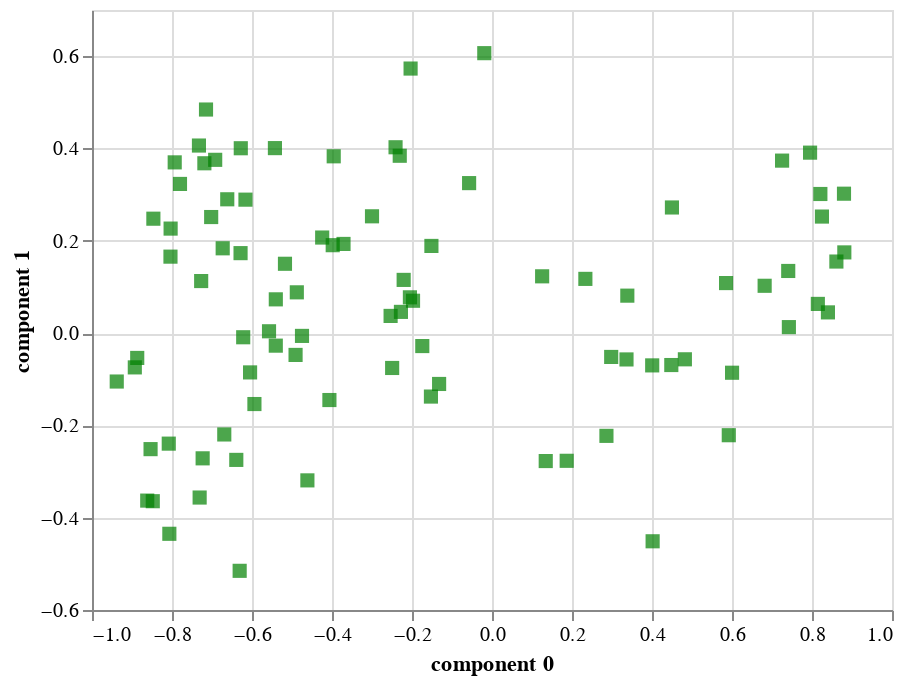

Notebook cell for this chart:
### Markdown cell above
The row and column coordinates be visualized together with a scatter chart.

### Code cell
import matplotlib.pyplot as plt

pca.plot(
    d,
    x_component=0,
    y_component=1,
    color_by="Country",
    show_rows=False,
    show_columns=True
)

### Figure 1 — Vega-Lite specification as saved in the notebook (floating-point values rounded to 4 significant figures)
{"config": {"view": {"continuousWidth": 400, "continuousHeight": 300}}, "layer": [{"mark": {"type": "square", "color": "green", "size": 50}, "encoding": {"tooltip": [{"field": "variable", "type": "nominal"}], "x": {"field": "component 0", "scale": {"zero": false}, "type": "quantitative"}, "y": {"field": "component 1", "scale": {"zero": false}, "type": "quantitative"}}, "selection": {"selector001": {"type": "interval", "bind": "scales", "encodings": ["x", "y"]}}}], "data": {"name": "data-92a06a1ebdd45c660f9fc7ce672cf5a8"}, "$schema": "https://vega.github.io/schema/vega-lite/v4.17.0.json", "datasets": {"data-92a06a1ebdd45c660f9fc7ce672cf5a8": [{"variable": "sdg1_wpc", "component 0": 0.7252, "component 1": 0.3737, "component 2": 0.09193, "component 3": 0.2221, "component 4": -0.1606}, {"variable": "sdg1_320pov", "component 0": 0.8209, "component 1": 0.3014, "component 2": 0.09436, "component 3": 0.1399, "component 4": -0.1185}, {"variable": "sdg2_undernsh", "component 0": 0.6816, "component 1": 0.1025, "component 2": 0.01231, "component 3": 0.09338, "component 4": -0.08401}, {"variable": "sdg2_stunting", "component 0": 0.8399, "component 1": 0.04483, "component 2": 0.02599, "component 3": -0.07586, "component 4": -0.01257}, {"variable": "sdg2_wasting", "component 0": 0.6001, "component 1": -0.08593, "component 2": 0.1794, "component 3": -0.2949, "component 4": -0.03373}, {"variable": "sdg2_obesity", "component 0": -0.4615, "component 1": -0.3191, "component 2": 0.103, "component 3": 0.2236, "component 4": -0.263}, {"variable": "sdg2_trophic", "component 0": -0.488, "component 1": 0.08828, "component 2": -0.05666, "component 3": 0.2233, "component 4": -0.1297}, {"variable": "sdg2_crlyld", "component 0": -0.475, "component 1": -0.006115, "component 2": 0.2369, "component 3": -0.08898, "component 4": -0.1197}, {"variable": "sdg2_snmi", "component 0": 0.2861, "component 1": -0.2227, "component 2": 0.2806, "component 3": 0.3158, "component 4": -0.182}, {"variable": "sdg3_matmort", "component 0": 0.7952, "component 1": 0.3909, "component 2": 0.08372, "component 3": -0.01785, "component 4": -0.03964}, {"variable": "sdg3_neonat", "component 0": 0.8808, "component 1": 0.1748, "component 2": 0.06064, "component 3": 0.01618, "component 4": -0.04755}, {"variable": "sdg3_u5mort", "component 0": 0.88, "component 1": 0.302, "component 2": 0.06932, "component 3": -0.00413, "component 4": -0.07813}, {"variable": "sdg3_tb", "component 0": 0.5852, "component 1": 0.1083, "component 2": -0.01724, "component 3": 0.2544, "component 4": -0.1074}, {"variable": "sdg3_hiv", "component 0": 0.1253, "component 1": 0.123, "component 2": -0.006988, "component 3": 0.6083, "component 4": -0.2216}, {"variable": "sdg3_ncds", "component 0": 0.592, "component 1": -0.2213, "component 2": 0.1351, "component 3": 0.1509, "component 4": -0.001005}, {"variable": "sdg3_pollmort", "component 0": 0.861, "component 1": 0.155, "component 2": 0.1192, "component 3": -0.1623, "component 4": 0.03128}, {"variable": "sdg3_traffic", "component 0": 0.7422, "component 1": 0.0129, "component 2": -0.005494, "component 3": 0.1553, "component 4": -0.01033}, {"variable": "sdg3_lifee", "component 0": -0.893, "component 1": -0.07434, "component 2": -0.1144, "component 3": -0.188, "component 4": 0.03859}, {"variable": "sdg3_fertility", "component 0": 0.8249, "component 1": 0.2524, "component 2": -0.04961, "component 3": 0.1801, "component 4": -0.03336}, {"variable": "sdg3_births", "component 0": -0.7309, "component 1": -0.3563, "component 2": -0.07566, "component 3": 0.1849, "component 4": -0.01033}, {"variable": "sdg3_vac", "component 0": -0.6048, "component 1": -0.08523, "component 2": -0.033, "component 3": -0.0411, "component 4": 0.09631}, {"variable": "sdg3_uhc", "component 0": -0.9381, "component 1": -0.105, "component 2": -0.1025, "component 3": 0.03583, "component 4": 0.02889}, {"variable": "sdg3_swb", "component 0": -0.8038, "component 1": 0.1656, "component 2": -0.007432, "component 3": 0.01702, "component 4": -0.01048}, {"variable": "sdg4_earlyedu", "component 0": -0.622, "component 1": -0.009037, "component 2": -0.09796, "component 3": 0.07667, "component 4": 0.1438}, {"variable": "sdg4_primary", "component 0": -0.5939, "component 1": -0.1537, "component 2": -0.1031, "component 3": 0.09731, "component 4": 0.1296}, {"variable": "sdg4_second", "component 0": -0.8081, "component 1": -0.2395, "component 2": 0.01053, "component 3": -0.007828, "component 4": 0.02187}, {"variable": "sdg4_literacy", "component 0": -0.6308, "component 1": -0.5151, "component 2": -0.1026, "component 3": 0.136, "component 4": 0.07445}, {"variable": "sdg5_familypl", "component 0": -0.5575, "component 1": 0.003905, "component 2": -0.2684, "component 3": 0.1882, "component 4": 0.0475}, {"variable": "sdg5_edat", "component 0": -0.6393, "component 1": -0.2748, "component 2": -0.001268, "component 3": 0.3357, "component 4": -0.09601}, {"variable": "sdg5_lfpr", "component 0": -0.01929, "component 1": 0.6065, "component 2": -0.1672, "component 3": 0.2706, "component 4": 0.05441}, {"variable": "sdg5_parl", "component 0": -0.3, "component 1": 0.253, "component 2": -0.1827, "component 3": 0.1116, "component 4": 0.2047}, {"variable": "sdg6_water", "component 0": -0.8481, "component 1": -0.3643, "component 2": -0.02793, "component 3": 0.01004, "component 4": 0.06505}, {"variable": "sdg6_sanita", "component 0": -0.8619, "component 1": -0.363, "component 2": 0.0004399, "component 3": -0.03187, "component 4": 0.0349}, {"variable": "sdg6_freshwat", "component 0": -0.1322, "component 1": -0.1103, "component 2": 0.4912, "component 3": -0.09037, "component 4": -0.3933}, {"variable": "sdg6_wastewat", "component 0": -0.7326, "component 1": 0.4063, "component 2": -0.02514, "component 3": -0.1189, "component 4": -0.0996}, {"variable": "sdg6_scarcew", "component 0": -0.5176, "component 1": 0.1501, "component 2": 0.42, "component 3": -0.01054, "component 4": -0.3449}, {"variable": "sdg7_elecac", "component 0": -0.8066, "component 1": -0.4349, "component 2": -0.04026, "component 3": -0.04686, "component 4": 0.09587}, {"variable": "sdg7_cleanfuel", "component 0": -0.8536, "component 1": -0.2514, "component 2": -0.009857, "component 3": 0.02077, "component 4": -0.02136}, {"variable": "sdg7_co2twh", "component 0": 0.2334, "component 1": 0.1174, "component 2": 0.172, "component 3": -0.08079, "component 4": -0.06289}, {"variable": "sdg7_ren", "component 0": 0.4498, "component 1": 0.2721, "component 2": -0.1776, "component 3": 0.1171, "component 4": 0.184}, {"variable": "sdg8_adjgrowth", "component 0": -0.4245, "component 1": 0.207, "component 2": 0.06899, "component 3": -0.2357, "component 4": 0.3266}, {"variable": "sdg8_slavery", "component 0": 0.298, "component 1": -0.05172, "component 2": 0.07964, "component 3": -0.1688, "component 4": -0.01238}, {"variable": "sdg8_accounts", "component 0": -0.8035, "component 1": 0.2264, "component 2": 0.0005297, "component 3": 0.08011, "component 4": -0.05909}, {"variable": "sdg8_unemp", "component 0": 0.1343, "component 1": -0.2773, "component 2": 0.04382, "component 3": 0.4389, "component 4": -0.117}, {"variable": "sdg8_rights", "component 0": -0.5427, "component 1": 0.4008, "component 2": -0.03576, "component 3": 0.1252, "component 4": -0.04492}, {"variable": "sdg8_impacc", "component 0": -0.3982, "component 1": 0.1904, "component 2": 0.7344, "component 3": 0.1884, "component 4": 0.407}, {"variable": "sdg9_intuse", "component 0": -0.8869, "component 1": -0.05389, "component 2": -0.01511, "component 3": -0.04133, "component 4": -0.1018}, {"variable": "sdg9_mobuse", "component 0": -0.7271, "component 1": 0.1127, "component 2": 0.1022, "component 3": -0.07313, "component 4": -0.05485}, {"variable": "sdg9_lpi", "component 0": -0.78, "component 1": 0.3231, "component 2": 0.01022, "component 3": -0.03522, "component 4": -0.09168}, {"variable": "sdg9_uni", "component 0": -0.6619, "component 1": 0.2899, "component 2": -0.06155, "component 3": -0.1935, "component 4": -0.0921}, {"variable": "sdg9_articles", "component 0": -0.715, "component 1": 0.4844, "component 2": 0.02428, "component 3": -0.0585, "component 4": -0.03567}, {"variable": "sdg9_rdex", "component 0": -0.628, "component 1": 0.4005, "component 2": -0.05437, "component 3": -0.06583, "component 4": 0.01553}, {"variable": "sdg10_gini", "component 0": 0.4483, "component 1": -0.06924, "component 2": -0.04377, "component 3": 0.6321, "component 4": -0.1043}, {"variable": "sdg10_palma", "component 0": 0.4005, "component 1": -0.07, "component 2": -0.01455, "component 3": 0.619, "component 4": -0.1524}, {"variable": "sdg11_slums", "component 0": 0.8146, "component 1": 0.0632, "component 2": 0.1842, "component 3": 0.0175, "component 4": -0.06394}, {"variable": "sdg11_pm25", "component 0": 0.4822, "component 1": -0.05682, "component 2": 0.2475, "component 3": -0.4275, "component 4": -0.211}, {"variable": "sdg11_pipedwat", "component 0": -0.6693, "component 1": -0.2197, "component 2": -0.1306, "component 3": 0.1908, "component 4": 0.0474}, {"variable": "sdg11_transport", "component 0": -0.4911, "component 1": -0.04734, "component 2": 0.1232, "component 3": -0.07074, "component 4": 0.09457}, {"variable": "sdg12_msw", "component 0": -0.6733, "component 1": 0.1837, "component 2": 0.1247, "component 3": 0.02086, "component 4": -0.1562}, {"variable": "sdg12_ewaste", "component 0": -0.8466, "component 1": 0.2478, "component 2": 0.09193, "component 3": -0.01007, "component 4": -0.1824}, {"variable": "sdg12_so2prod", "component 0": -0.4065, "component 1": -0.1451, "component 2": 0.4037, "component 3": 0.06283, "component 4": -0.3816}, {"variable": "sdg12_so2import", "component 0": -0.7191, "component 1": 0.3679, "component 2": 0.3261, "component 3": 0.006911, "component 4": -0.2718}, {"variable": "sdg12_nprod", "component 0": -0.1515, "component 1": 0.1888, "component 2": -0.1693, "component 3": 0.02967, "component 4": -0.1036}, {"variable": "sdg12_nimport", "component 0": -0.3712, "component 1": 0.1931, "component 2": 0.635, "component 3": 0.2035, "component 4": 0.5148}, {"variable": "sdg12_explastic", "component 0": -0.3957, "component 1": 0.383, "component 2": -0.04547, "component 3": -0.07869, "component 4": 0.002379}, {"variable": "sdg13_co2gcp", "component 0": -0.5405, "component 1": -0.02725, "component 2": 0.3586, "component 3": -0.1298, "component 4": -0.4328}, {"variable": "sdg13_co2import", "component 0": -0.692, "component 1": 0.3754, "component 2": 0.2758, "component 3": 0.009583, "component 4": -0.2521}, {"variable": "sdg13_co2export", "component 0": -0.2277, "component 1": 0.04594, "component 2": 0.3514, "component 3": -0.09298, "component 4": -0.4184}, {"variable": "sdg14_cpma", "component 0": -0.2411, "component 1": 0.4026, "component 2": -0.3696, "component 3": 0.1493, "component 4": 0.07459}, {"variable": "sdg14_cleanwat", "component 0": -0.2496, "component 1": -0.07561, "component 2": 0.06818, "component 3": 0.318, "component 4": -0.1259}, {"variable": "sdg14_fishstocks", "component 0": -0.2535, "component 1": 0.03719, "component 2": 0.01675, "component 3": -0.0123, "component 4": 0.09083}, {"variable": "sdg14_trawl", "component 0": -0.1974, "component 1": 0.07004, "component 2": -0.2966, "component 3": -0.1888, "component 4": 0.06433}, {"variable": "sdg14_discard", "component 0": -0.1743, "component 1": -0.02812, "component 2": 0.1012, "component 3": 0.04165, "component 4": -0.115}, {"variable": "sdg14_biomar", "component 0": -0.2052, "component 1": 0.07746, "component 2": 0.6833, "component 3": 0.2488, "component 4": 0.5835}, {"variable": "sdg15_cpta", "component 0": -0.2035, "component 1": 0.5731, "component 2": -0.2968, "component 3": 0.09198, "component 4": 5.578e-05}, {"variable": "sdg15_cpfa", "component 0": -0.2306, "component 1": 0.3842, "component 2": -0.2452, "component 3": 0.2624, "component 4": 0.04547}, {"variable": "sdg15_redlist", "component 0": -0.05723, "component 1": 0.3249, "component 2": -0.007611, "component 3": -0.1516, "component 4": -0.04312}, {"variable": "sdg15_forchg", "component 0": 0.3383, "component 1": 0.08109, "component 2": -0.05428, "component 3": -0.05754, "component 4": 0.1355}, {"variable": "sdg15_biofrwter", "component 0": -0.2208, "component 1": 0.1152, "component 2": 0.6176, "component 3": 0.2414, "component 4": 0.6505}, {"variable": "sdg16_homicides", "component 0": 0.1867, "component 1": -0.2767, "component 2": -0.06212, "component 3": 0.5029, "component 4": -0.06318}, {"variable": "sdg16_detain", "component 0": 0.3362, "component 1": -0.05711, "component 2": 0.07427, "component 3": -0.04696, "component 4": 0.02849}, {"variable": "sdg16_prs", "component 0": -0.6164, "component 1": 0.2891, "component 2": 0.206, "component 3": -0.0722, "component 4": -0.1179}, {"variable": "sdg16_u5reg", "component 0": -0.7234, "component 1": -0.2714, "component 2": -0.05582, "component 3": -0.06156, "component 4": 0.06611}, {"variable": "sdg16_cpi", "component 0": -0.7932, "component 1": 0.3699, "component 2": 0.0318, "component 3": 0.1016, "component 4": -0.06686}, {"variable": "sdg16_clabor", "component 0": 0.7406, "component 1": 0.1346, "component 2": 0.102, "component 3": -0.09003, "component 4": 0.03866}, {"variable": "sdg16_rsf", "component 0": 0.4016, "component 1": -0.4511, "component 2": 0.1672, "component 3": -0.3183, "component 4": -0.0383}, {"variable": "sdg16_justice", "component 0": -0.6286, "component 1": 0.1732, "component 2": -0.02251, "component 3": 0.08534, "component 4": -0.04229}, {"variable": "sdg17_govex", "component 0": -0.5405, "component 1": 0.07308, "component 2": -0.1328, "component 3": 0.3279, "component 4": -0.07778}, {"variable": "sdg17_govrev", "component 0": -0.1527, "component 1": -0.1376, "component 2": 0.0283, "component 3": 0.2144, "component 4": -0.07486}, {"variable": "sdg17_statperf", "component 0": -0.7021, "component 1": 0.2514, "component 2": -0.2982, "component 3": -0.1042, "component 4": 0.1134}]}}
